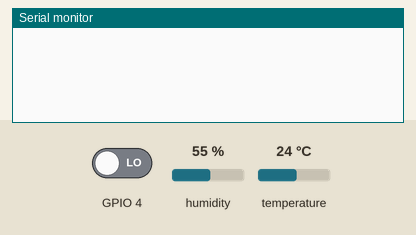
The sketch below on a simulated ESP32. On the bench: the last lines printed to the serial monitor. The inputs (shaded band) are chosen by the test bench; at power-on: GPIO 4 LOW, humidity 55 %, temperature 24 °C.

Above: at 1.2 s.
1.3 s: GPIO 4 driven HIGH
At 1.58 s:
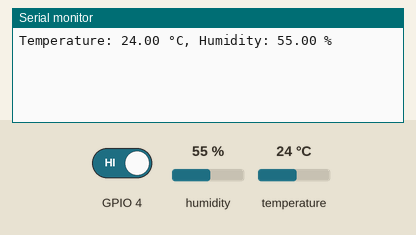
3.5 s: humidity set to 22 %
At 3.6 s:
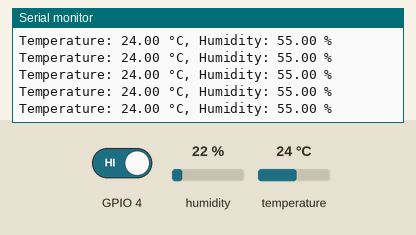
5.0 s: temperature set to 12 °C
At 5.63 s:
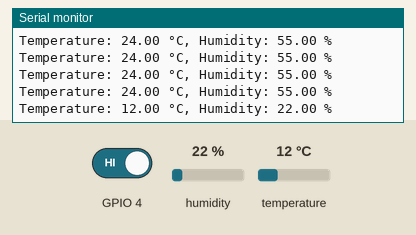
6.5 s: humidity set to 40 %
At 7.44 s:
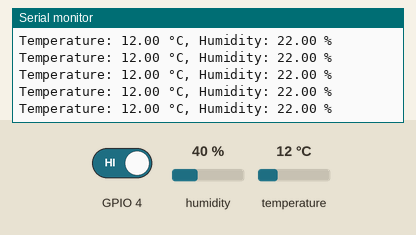
Timing chart, 0 to 9.0 s (numbered marks = the images above; inputs shaded):
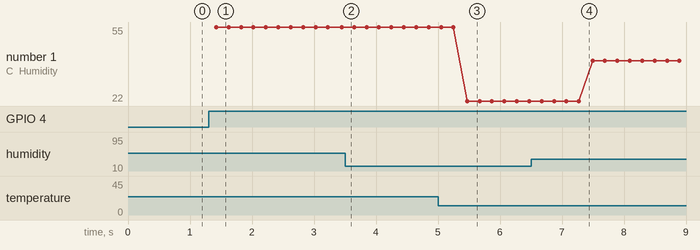

Measured:
- after the input at 1.3 s, the serial monitor: prints a new line after 0.13 s (image 1)
- after the input at 5.0 s, the serial monitor: prints a new line after 0.47 s (image 3)
- plotted number 1: 22 → 40 after the input at 6.5 s

The sketch:

Task_9.ino
```cpp
#if CONFIG_FREERTOS_UNICORE
static const BaseType_t app_cpu = 0;
#else
static const BaseType_t app_cpu = 1;
#endif

#include <DHT.h>

QueueHandle_t xQueue;

struct SensorData {
  float DHT11temperature;  // To store temperature
  float DHT11humidity;
};

struct SensorData data;

#define DHT11_PIN 18
#define DHTTYPE DHT11

DHT DHT11_Sensor(DHT11_PIN, DHTTYPE);

void readDHT11(void *parameter) {

  while (1) {
    if (digitalRead(4))
    {
      data.DHT11humidity = DHT11_Sensor.readHumidity();
    data.DHT11temperature = DHT11_Sensor.readTemperature();
      xQueueSend(xQueue, &data, portMAX_DELAY);
    }
    vTaskDelay(200 / portTICK_PERIOD_MS);  // Delay for 2 seconds before
  }
}

void printData(void *parameter) {
  while(1) {
    if (xQueueReceive(xQueue, &data, portMAX_DELAY)) {
      Serial.print("Temperature: ");
      Serial.print(data.DHT11temperature);
      Serial.print(" °C, ");
      Serial.print("Humidity: ");
      Serial.print(data.DHT11humidity);
      Serial.println(" %");
    }
  }
}

void setup() {
  // put your setup code here, to run once:

  Serial.begin(115200);
  pinMode(18, INPUT);
  pinMode(4, INPUT);
 DHT11_Sensor.begin();

  xQueue = xQueueCreate(2, sizeof(struct SensorData));

  xTaskCreatePinnedToCore(readDHT11, "read the data", 2048, NULL, 1, NULL, app_cpu);
  xTaskCreatePinnedToCore(printData, "print the data", 2048, NULL, 1, NULL, app_cpu);

  vTaskDelete(NULL);
}

void loop() {
  // put your main code here, to run repeatedly:


  // if (digitalRead(4) == HIGH) {
  //   digitalWrite(2, LOW);
  // } else {
  //   digitalWrite(2, HIGH);
  // }
  // delay(500);
}
```
